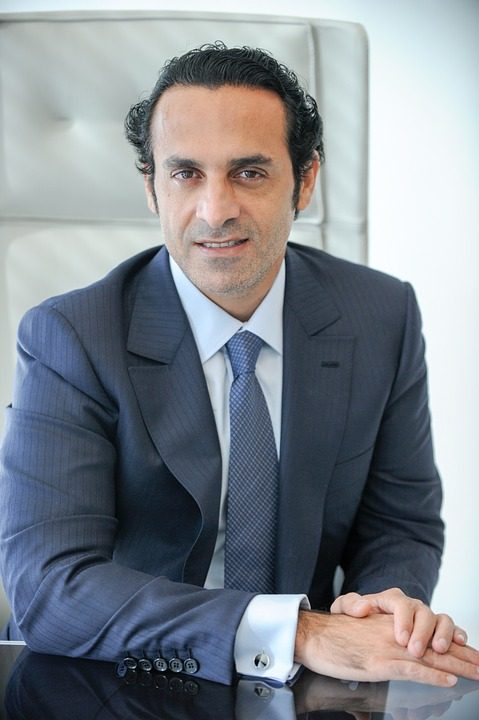
#> input picture face/01.jpg, 479 x 720 px; its folder holds 4 pictures in this run
$ python FaceDetecter.py
#> lines starting #> are read from the running program, lines starting #| are printed output that depends on the picture
import numpy as np, cv2

def preprocessing(no):
#> called with no = 1
    image = cv2.imread('face/%02d.jpg' %no, cv2.IMREAD_COLOR)
#> image is the input picture: shape (720, 479, 3); mean B, G, R 141.6, 134.5, 128.5
    if image is None: return None, None
    gray = cv2.cvtColor(image, cv2.COLOR_BGR2GRAY)  # 명암도 영상 변환
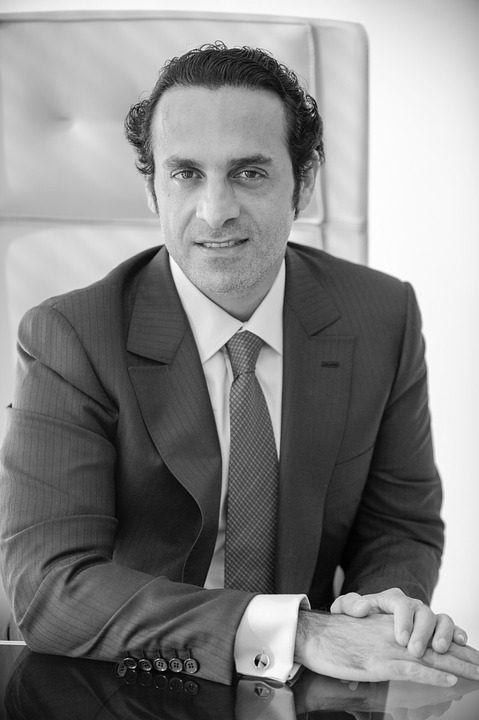
#> gray: shape (720, 479); min 0, max 255, mean 133.5
    gray = cv2.equalizeHist(gray)  # 히스토그램 평활화
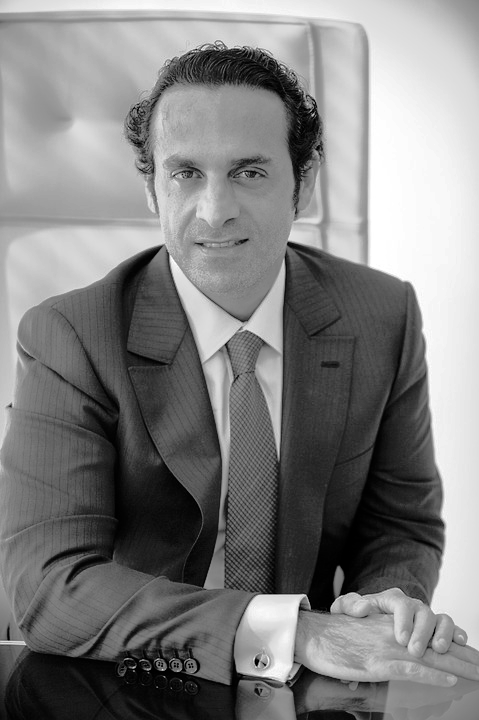
#> gray: shape (720, 479); min 0, max 255, mean 128.2

    return image, gray

def correct_image(image, face_center, eye_centers):
    pt0, pt1 = eye_centers
    if pt0[0] > pt1[0]: pt0, pt1 = pt1, pt0

    dx, dy = np.subtract(pt1, pt0).astype(float)
    angle = cv2.fastAtan2(dy, dx)
    rot_mat = cv2.getRotationMatrix2D(face_center, angle, 1)

    size = image.shape[1::-1]
    corr_image = cv2.warpAffine(image, rot_mat, size, cv2.INTER_CUBIC)

    eye_centers = np.expand_dims(eye_centers, axis=0)            # 차원 증가
    corr_centers = cv2.transform(eye_centers, rot_mat)
    corr_centers = np.squeeze(corr_centers, axis=0)              # 차원 감소

    return corr_image, corr_centers

def define_roi(pt, size):
    return np.ravel([pt, size]).astype(int)

def detect_object(center, face):
    w, h = face[2:4]
    center = np.array(center)
    gap1 = np.multiply((w,h), (0.45, 0.65))     # 평행이동 거리
    gap2 = np.multiply((w,h), (0.20, 0.1))

    pt1 = center - gap1                         # 좌상단 평행이동 - 머리 시작좌표
    pt2 = center + gap1                         # 우하단 평행이동 - 머리 종료좌표
    hair = define_roi(pt1, pt2-pt1)             # 머리 영역

    size = np.multiply(hair[2:4], (1, 0.4))
    hair1 = define_roi(pt1, size)               # 윗머리 영역
    hair2 = define_roi(pt2-size, size)          # 귀밑머리 영역

    lip_center = center + (0, h * 0.3)
    lip1 = lip_center - gap2                    # 좌상단 평행이동
    lip2 = lip_center + gap2                    # 우하단 평행이동
    lip = define_roi(lip1, lip2-lip1)           # 입술 영역

    return [hair1, hair2, lip, hair]

def display(image, centers, sub):
    cv2.circle(image, tuple(centers[0]), 10, (0, 255, 0), 2)    # 눈 표시
    cv2.circle(image, tuple(centers[1]), 10, (0, 255, 0), 2)
    draw_ellipse(image, sub[2], 0.35,(0, 0, 255),  2)	        # 얼굴 표시
    draw_ellipse(image, sub[3], 0.45,(255, 100, 0), 2)          # 입술 표시
    cv2.imshow("FaceDetecter", image)

def draw_ellipse(image, roi, ratio, color, thickness=cv2.FILLED):
    x, y, w, h = roi
    center = (x + w // 2, y + h // 2)
    size = (int(w * ratio), int(h * ratio))
    cv2.ellipse(image, center, size, 0, 0, 360, color, thickness)

    return image

face_cascade = cv2.CascadeClassifier("haarcascades/haarcascade_frontalface_alt2.xml")   # 얼굴 검출기
eye_cascade = cv2.CascadeClassifier("haarcascades/haarcascade_eye.xml")                 # 눈 검출기

no, max_no, cnt = 0, 60, 1

while True:
    no = no + cnt
    image, gray = preprocessing(no)

    if image is None:
        print("%02d.jpg: 영상 파일 없음" % no)
        if no < 0: no = max_no
        elif no >= max_no: no = 0
        continue

    faces = face_cascade.detectMultiScale(gray, 1.1, 2, 0, (100, 100))
#> faces = [[131, 107, 173, 173]]
    if faces.any():
        x, y, w, h = faces[0]
#> x = 131; y = 107; w = 173; h = 173
        face_image = image[y:y+h, x:x+w]
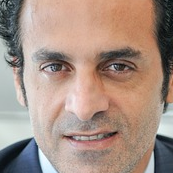
#> face_image: shape (173, 173, 3); mean B, G, R 132.5, 144.5, 167.5
        eyes = eye_cascade.detectMultiScale(face_image, 1.15, 7, 0, (25, 20))
#> eyes = [[32, 43, 48, 48], [90, 42, 51, 51]]

        if len(eyes) == 2:
            face_center = (int(x + w // 2), int(y + h // 2))
#> face_center = (217, 193)
            eye_centers = [(x + ex + ew // 2, y + ey + eh // 2) for ex, ey, ew, eh in eyes]
#> eye_centers = [(187, 174), (246, 174)]

            corr_image, corr_centers = correct_image(image, face_center, eye_centers)  # 기울기 보정
#> in correct_image, `pt0, pt1 = eye_centers`: pt0 = (187, 174); pt1 = (246, 174)
#> in correct_image, `dx, dy = np.subtract(pt1, pt0).astype(float)`: dx = 59; dy = 0
#> in correct_image, `rot_mat = cv2.getRotationMatrix2D(face_center, angle, 1)`: rot_mat = [[1, 0, 0], [0, 1, 0]]
#> in correct_image, `eye_centers = np.expand_dims(eye_centers, axis=0)`: eye_centers = [[187, 174], [246, 174]]
#> corr_centers = [[187, 174], [246, 174]]
            sub_roi = detect_object(face_center, faces[0])  # 머리 및 입술 영역 검출
#> in detect_object, `w, h = face[2:4]`: w = 173
#> in detect_object, `center = np.array(center)`: center = [217, 193]
#> in detect_object, `gap1 = np.multiply((w,h), (0.45, 0.65))`: gap1 = [77.85, 112.5]
#> in detect_object, `gap2 = np.multiply((w,h), (0.20, 0.1))`: gap2 = [34.6, 17.3]
#> in detect_object, `pt1 = center - gap1`: pt1 = [139.1, 80.55]
#> in detect_object, `pt2 = center + gap1`: pt2 = [294.9, 305.4]
#> in detect_object, `hair = define_roi(pt1, pt2-pt1)`: hair = [139, 80, 155, 224]
#> in detect_object, `size = np.multiply(hair[2:4], (1, 0.4))`: size = [155, 89.6]
#> in detect_object, `hair1 = define_roi(pt1, size)`: hair1 = [139, 80, 155, 89]
#> in detect_object, `hair2 = define_roi(pt2-size, size)`: hair2 = [139, 215, 155, 89]
#> in detect_object, `lip_center = center + (0, h * 0.3)`: lip_center = [217, 244.9]
#> in detect_object, `lip1 = lip_center - gap2`: lip1 = [182.4, 227.6]
#> in detect_object, `lip2 = lip_center + gap2`: lip2 = [251.6, 262.2]
#> in detect_object, `lip = define_roi(lip1, lip2-lip1)`: lip = [182, 227, 69, 34]
#> sub_roi = [[139, 80, 155, 89], [139, 215, 155, 89], [182, 227, 69, 34], [139, 80, 155, 224]]

            display(corr_image, corr_centers, sub_roi)  # 검출된 영역 표시
#> in draw_ellipse, `x, y, w, h = roi`: x = 182; y = 227; w = 69; h = 34
#> in draw_ellipse, `center = (x + w // 2, y + h // 2)`: center = (216, 244)
#> in draw_ellipse, `size = (int(w * ratio), int(h * ratio))`: size = (24, 11)
#> call 2 of draw_ellipse, with roi = array of shape (4,), ratio = 0.45, color = (255, 100, 0), thickness = 2
#> in draw_ellipse (call 2), `x, y, w, h = roi`: x = 139; y = 80; w = 155; h = 224
#> in draw_ellipse (call 2), `center = (x + w // 2, y + h // 2)`: center = (216, 192)
#> in draw_ellipse (call 2), `size = (int(w * ratio), int(h * ratio))`: size = (69, 100)
#> in draw_ellipse (call 2), `cv2.ellipse(image, center, size, 0, 0, 360, color, thickness)`:
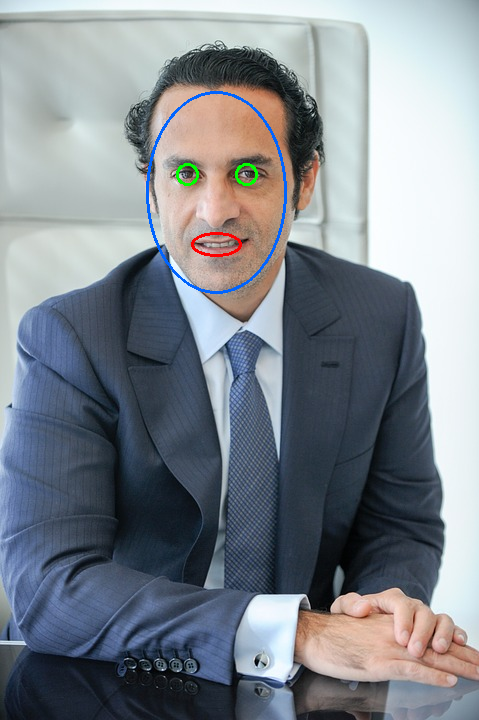
#> image: shape (720, 479, 3); mean B, G, R 141.9, 134.3, 127.6
        else: print("%02d.jpg: 눈 미검출" % no)
    else: print("%02d.jpg: 얼굴 미검출" % no)

    key = cv2.waitKeyEx(0)                          # 키 이벤트 대기
#> (key Esc is pressed here)
    if key == 13 or key == 32: cnt = 1              # 엔터 키 이벤트나 스페이스 키 이벤트가 발생하면 다음 영상
    elif key == 8: cnt = -1                         # 백스페이스 키 이벤트가 발생하면 이전 영상
    elif key == 27: break                           # ESC 키 이벤트가 발생하면 종료
